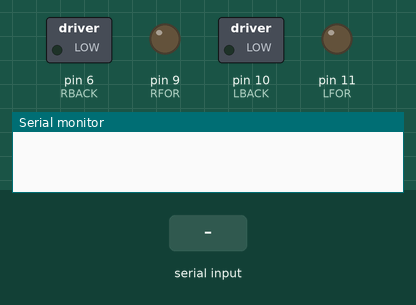
This sketch was run on a simulated Arduino Uno, built with avr-gcc and run on an emulated ATmega328P. On the bench: switched loads named in the sketch (green lamp = pin HIGH), output pins drawn as LEDs (lit = HIGH), the last lines printed to the serial monitor. The inputs (shaded band) are chosen by the test bench.

Above: at 1.2 s.
1.3 s: "7\n" received over Serial
At 1.45 s:
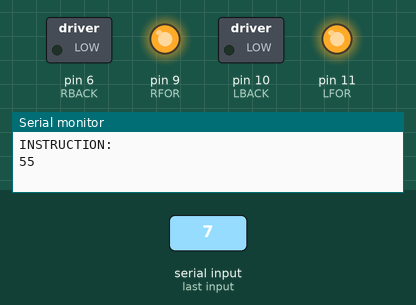
3.1 s: byte 54 (54) received over Serial
At 3.25 s:
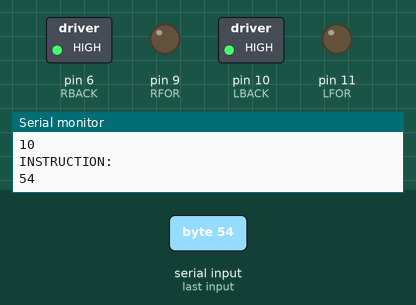
4.9 s: byte 53 (53) received over Serial
At 5.0 s:
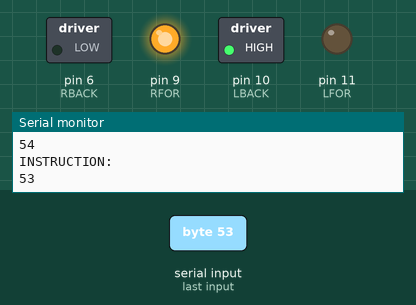
6.5 s: byte 52 (52) received over Serial
At 6.6 s:
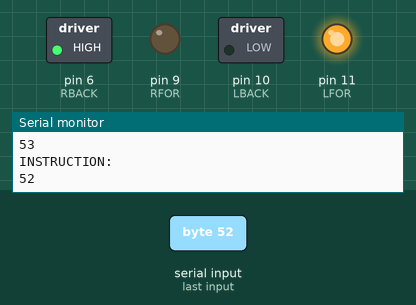
Timing chart, 0 to 9.2 s (numbered marks = the images above; inputs shaded):
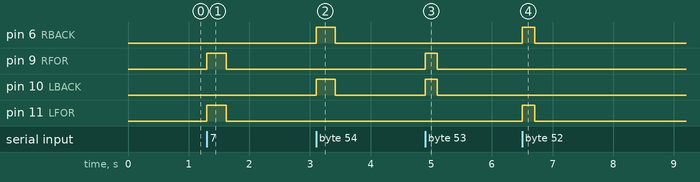

The sketch:

sketch_jan24a.ino
```cpp
int t;

const int LFOR = 11;
const int LBACK = 10;
const int RFOR = 9;
const int RBACK = 6;

//delay timing
const int Spin_D_R = 205;
const int Spin_D_L = 198;
const int Line_D = 315;
const int Orient_D = 60;


void setup() {
  pinMode(LFOR,OUTPUT);   //left motors  forward
  pinMode(LBACK,OUTPUT);   //left motors reverse
  pinMode(RFOR,OUTPUT);   //right  motors forward-+
  pinMode(RBACK,OUTPUT);   //right motors reverse
  Serial.begin(9600);
}

void loop() {
if(Serial.available()){
  t = Serial.read();

  Serial.println("INSTRUCTION: ");
  Serial.println(t);

  Serial.print("\n");

  if(t == 55){          //move  forward(all motors rotate in forward direction)
  digitalWrite(LFOR,HIGH);
  digitalWrite(RFOR,HIGH);

  digitalWrite(LBACK,LOW);
  digitalWrite(RBACK,LOW);

  delay(Line_D);

  // digitalWrite(RFOR,HIGH);
  // digitalWrite(LBACK,HIGH);

  // digitalWrite(LFOR,LOW);
  // digitalWrite(RBACK,LOW);

  // delay(Orient_D);

  digitalWrite(LFOR,LOW);
  digitalWrite(LBACK,LOW);
  digitalWrite(RFOR,LOW);
  digitalWrite(RBACK,LOW);
}


  else if(t == 54){
     //move reverse (all  motors rotate in reverse direction)
  digitalWrite(LBACK,HIGH);
  digitalWrite(RBACK,HIGH);

  digitalWrite(LFOR,LOW);
  digitalWrite(RFOR,LOW);

  delay(Line_D);

  digitalWrite(LFOR,LOW);
  digitalWrite(LBACK,LOW);
  digitalWrite(RFOR,LOW);
  digitalWrite(RBACK,LOW);
}

else if(t == 53){      //turn LEFT (right side motors rotate in forward direction,  left side motors rotate backward)
  digitalWrite(RFOR,HIGH);
  digitalWrite(LBACK,HIGH);

  digitalWrite(LFOR,LOW);
  digitalWrite(RBACK,LOW);

  delay(Spin_D_L);

  digitalWrite(LFOR,LOW);
  digitalWrite(LBACK,LOW);
  digitalWrite(RFOR,LOW);
  digitalWrite(RBACK,LOW);
}

else  if(t == 52){      //turn RT (left side motors rotate in forward direction,  right side motors rotate backward)
  digitalWrite(LFOR,HIGH);
  digitalWrite(RBACK,HIGH);

  digitalWrite(LBACK,LOW);
  digitalWrite(RFOR,LOW);

  delay(Spin_D_R);

  digitalWrite(LFOR,LOW);
  digitalWrite(LBACK,LOW);
  digitalWrite(RFOR,LOW);
  digitalWrite(RBACK,LOW);
}

else if(t == 51){
        //STOP (all motors stop)
  digitalWrite(LFOR,LOW);
  digitalWrite(LBACK,LOW);
  digitalWrite(RFOR,LOW);
  digitalWrite(RBACK,LOW);
}
delay(100);
}
}
```

Measured:
- after the input at 1.3 s, pin 9 (RFOR), pin 11 (LFOR): LOW → HIGH at once, → LOW 0.32 s later
- after the input at 3.1 s, pin 6 (RBACK), pin 10 (LBACK): LOW → HIGH at once, → LOW 0.32 s later
- after the input at 4.9 s, pin 9 (RFOR), pin 10 (LBACK): LOW → HIGH at once, → LOW 0.20 s later
- after the input at 6.5 s, pin 6 (RBACK), pin 11 (LFOR): LOW → HIGH at once, → LOW 0.21 s later
